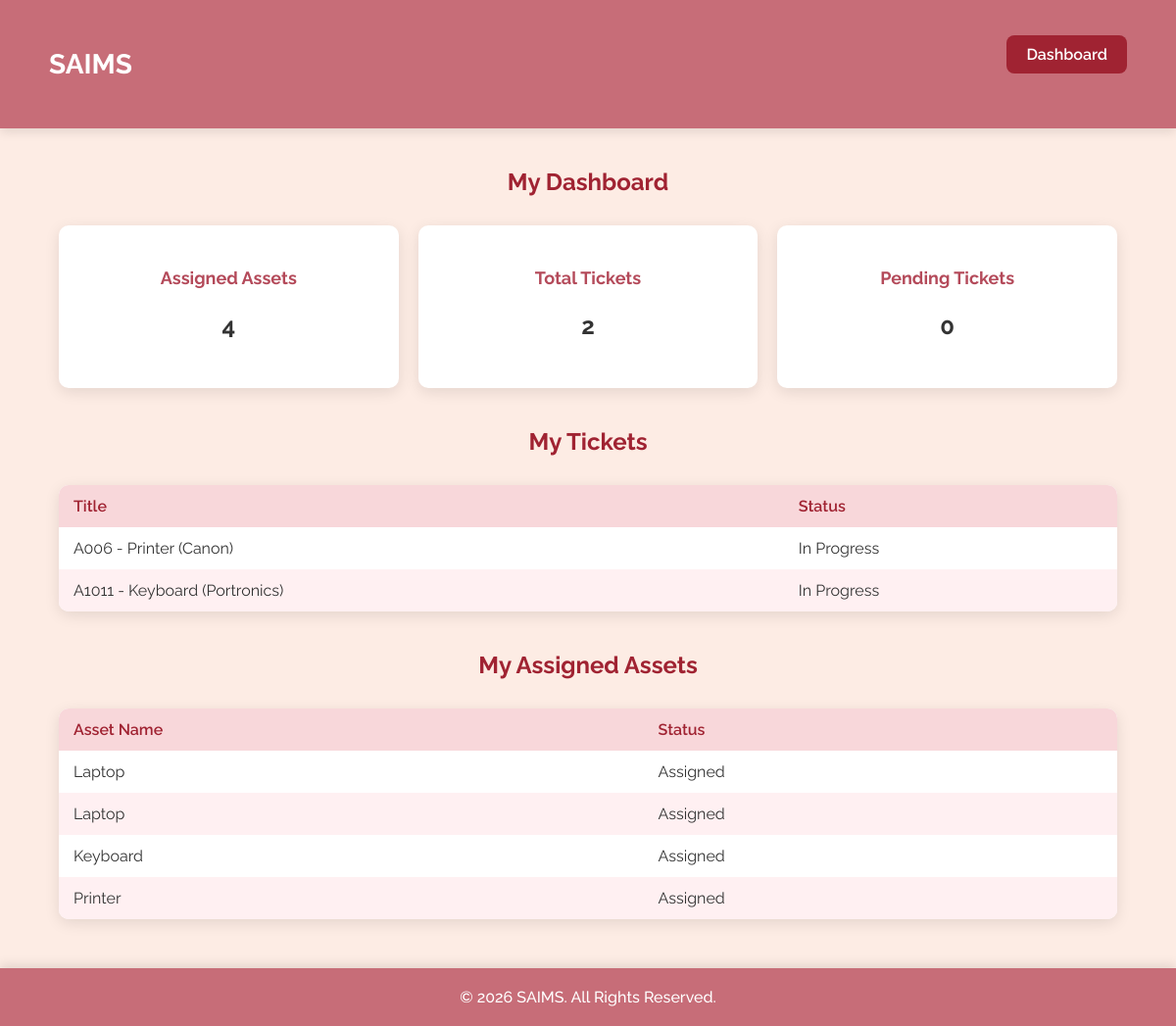
The page /employee/reports/ (signed in) on the database its author committed.
### tickets/models.py (models this page shows, shortened)
class Ticket(models.Model):
    STATUS_CHOICES = [
        ('Pending', 'Pending'),
        ('In Progress', 'In Progress'),
        ('Resolved', 'Resolved'),
        ('Retired', 'Retired'),
    ]
    employee = models.ForeignKey(
        settings.AUTH_USER_MODEL,
        on_delete=models.CASCADE
    )
    asset = models.ForeignKey(Asset, on_delete=models.CASCADE)
    issue_description = models.TextField()
    status = models.CharField(
        max_length=20,
        choices=STATUS_CHOICES,
        default='Pending'
    )
    created_at = models.DateTimeField(auto_now_add=True)

### asset_management/models.py (models this page shows)
class Asset(models.Model):
    STATUS_CHOICES = [
        ('Available', 'Available'),
        ('Assigned', 'Assigned'),
        ('Under Repair', 'Under Repair'),
        ('Retired', 'Retired'),
    ]
    asset_id = models.CharField(max_length=20, unique=True)
    name = models.CharField(max_length=100)
    brand = models.CharField(max_length=100)
    inventory_item = models.ForeignKey(
        Inventory,
        on_delete=models.CASCADE
    )
    status = models.CharField(
        max_length=20,
        choices=STATUS_CHOICES,
        default='Available'
    )
    def __str__(self):
        return f"{self.asset_id} - {self.name} ({self.brand})"

### user_management/views.py (the view)
# urls.py: path('employee/reports/', views.report_employee_view, name='report_employee'),
@login_required
def report_employee_view(request):
    user = request.user  # logged-in employee
    assigned_assets_qs = AssetAssignment.objects.filter(employee=user)
    assigned_assets = [assignment.asset for assignment in assigned_assets_qs]
    total_assets = len(assigned_assets)
    tickets = Ticket.objects.filter(employee=user)
    total_tickets = tickets.count()
    pending_tickets = tickets.filter(status='Pending').count()
    context = {
        'assigned_assets': assigned_assets,
        'total_assets': total_assets,
        'tickets': tickets,
        'total_tickets': total_tickets,
        'pending_tickets': pending_tickets,
    }
    return render(request, 'report_employee.html', context)

### templates/report_employee.html (shortened to what this page needs)
<!DOCTYPE html>
<html lang="en">
<head>
</head>
<body>
<nav class="navbar">
    <h1>SAIMS</h1>
    <ul class="nav-links">
        <li><a href="{% url 'employee_dashboard' %}" class="back-btn">Dashboard</a></li>
    </ul>
</nav>
<div class="container">
    <h2>My Dashboard</h2>
    <div class="cards">
        <div class="card">
            <h3>Assigned Assets</h3>
            <p>{{ total_assets }}</p>
        </div>
        <div class="card">
            <h3>Total Tickets</h3>
            <p>{{ total_tickets }}</p>
        </div>
        <div class="card">
            <h3>Pending Tickets</h3>
            <p>{{ pending_tickets }}</p>
        </div>
    </div>
    <h2>My Tickets</h2>
    <table>
        <thead>
            <tr>
                <th>Title</th>
                <th>Status</th>
            </tr>
        </thead>
        <tbody>
            {% for ticket in tickets %}
            <tr>
                <td>{{ ticket.asset }}</td>
                <td>{{ ticket.status }}</td>
            </tr>
            {% empty %}
            <tr><td colspan="2" style="text-align:center;">No tickets found</td></tr>
            {% endfor %}
        </tbody>
    </table>
    <h2>My Assigned Assets</h2>
    <table>
        <thead>
            <tr>
                <th>Asset Name</th>
                <th>Status</th>
            </tr>
        </thead>
        <tbody>
            {% for asset in assigned_assets %}
            <tr>
                <td>{{ asset.name }}</td>
                <td>{{ asset.status }}</td>
            </tr>
            {% empty %}
            <tr><td colspan="2" style="text-align:center;">No assets assigned</td></tr>
            {% endfor %}
        </tbody>
    </table>
</div>
<footer>
    &copy; 2026 SAIMS. All Rights Reserved.
</footer>
</body>
</html>

### templates/report_employee.html (style rules this page uses)
body { font-family: 'Raleway', sans-serif; background:#fdece4; margin:0; padding:0; color:#333; }
.navbar { display:flex; justify-content:space-between; align-items:center; padding:20px 50px; background:#c76d78; color:#fff; position:sticky; top:0; z-index:100; box-shadow:0 4px 10px rgba(0,0,0,0.1); }
.navbar h1 { font-weight:700; font-size:28px; }
.nav-links { list-style:none; display:flex; gap:20px; }
.nav-links li a { color:#fff; font-weight:600; text-decoration:none; }
.container { width:90%; max-width:1200px; margin:40px auto; }
h2 { text-align:center; color:#a02332; margin-bottom:30px; }
.cards { display:grid; grid-template-columns:repeat(auto-fit, minmax(180px,1fr)); gap:20px; margin-bottom:40px; }
.card { background:#fff; padding:25px; border-radius:10px; text-align:center; box-shadow:0 4px 15px rgba(0,0,0,0.1); transition:0.3s; }
.card h3 { font-size:18px; color:#b44a5a; margin-bottom:15px; }
.card p { font-size:24px; font-weight:700; }
table { width:100%; border-collapse:collapse; background:#fff; border-radius:10px; overflow:hidden; box-shadow:0 4px 15px rgba(0,0,0,0.1); margin-bottom:40px; }
th, td { padding:12px 15px; text-align:left; }
th { background-color:#f8d7da; color:#a02332; font-weight:600; }
tr:nth-child(even) { background-color:#fff0f2; }
footer { text-align:center; padding:20px 10px; background:#c76d78; color:#fff; font-weight:500; margin-top:50px; box-shadow:0 -4px 10px rgba(0,0,0,0.1); }
.back-btn { display:inline-block; padding:10px 20px; background-color:#a02332; color:#fff; border-radius:8px; margin-bottom:20px; text-decoration:none; font-weight:600; }

### rows shown on the page
Ticket: asset "A006 - Printer (Canon)", status "In Progress"
Ticket: asset "A1011 - Keyboard (Portronics)", status "In Progress"
Asset: name "Laptop", status "Assigned"
Asset: name "Laptop", status "Assigned"
Asset: name "Keyboard", status "Assigned"
Asset: name "Printer", status "Assigned"

### other values the page prints
{{ total_assets }} "4"
{{ total_tickets }} "2"
{{ pending_tickets }} "0"
